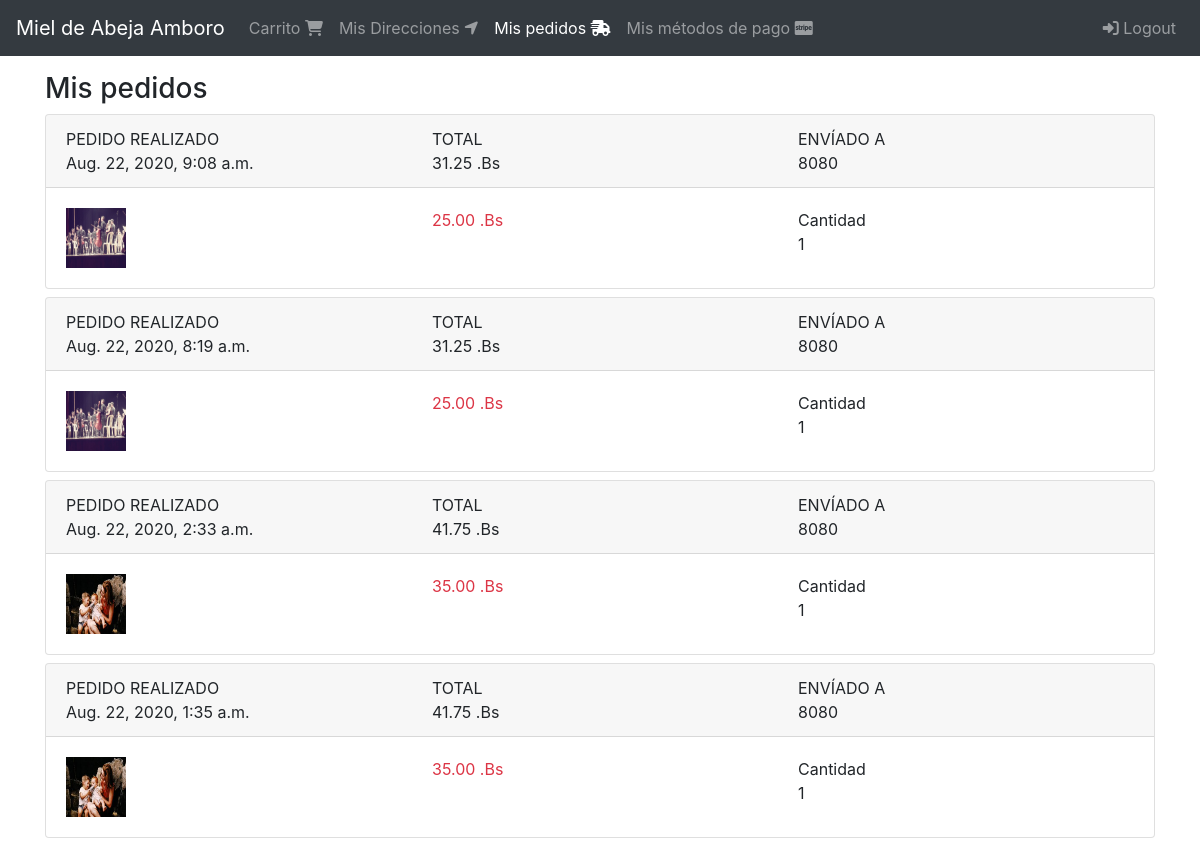
Page /orden/completados (signed in, upper part) on the earlier database version.
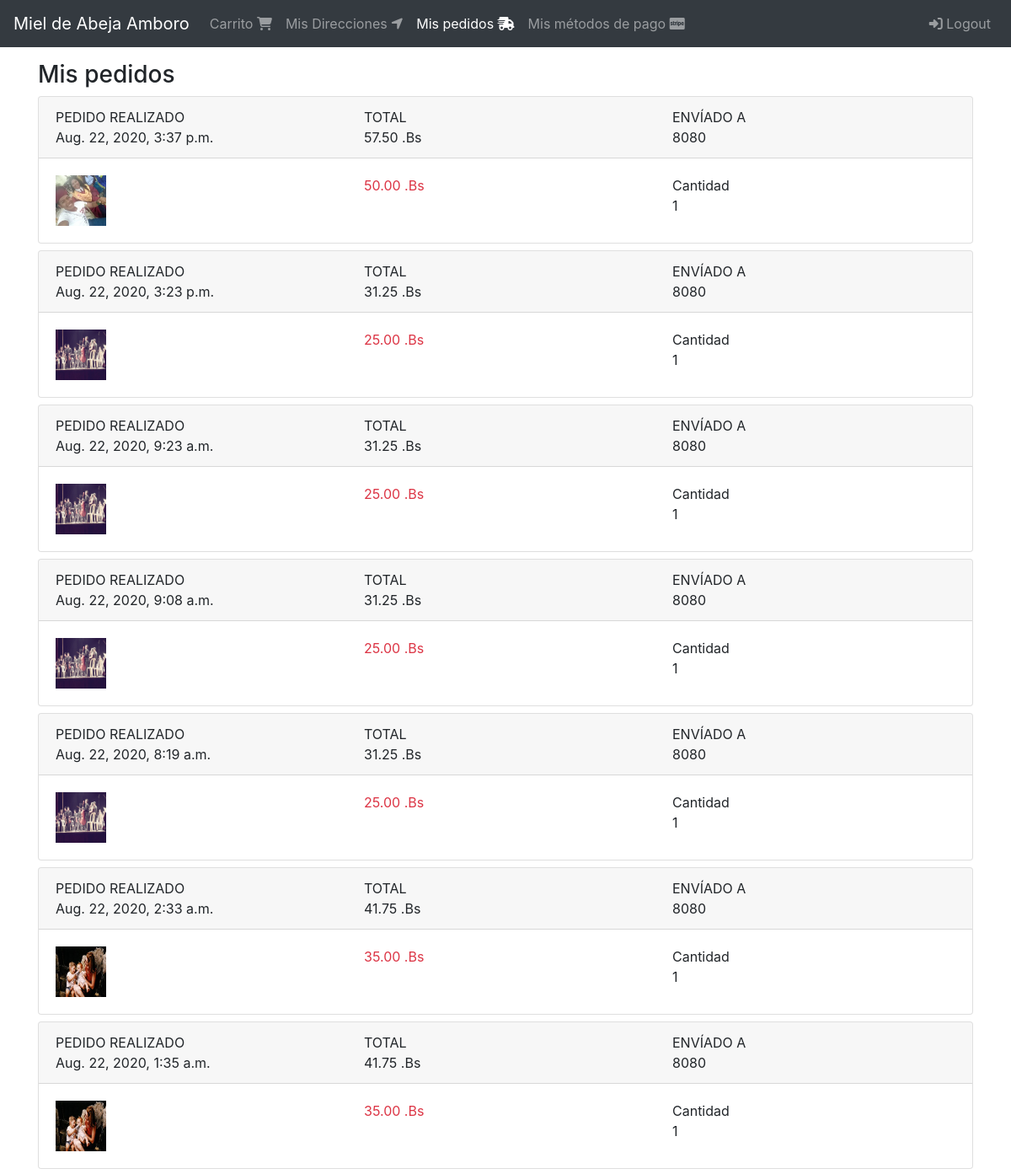
Same page on the later database version.
### orders/models.py (models this page shows, shortened)
class Order(models.Model):
    order_id = models.CharField(max_length=100, null=False, blank=False, unique=True)
    user = models.ForeignKey(User, on_delete=models.CASCADE)
    cart = models.ForeignKey(Cart, on_delete=models.CASCADE)
    status = models.CharField(max_length=50, choices=choices,
                                                default=OrderStatus.CREATED) #Enum
    shipping_total = models.DecimalField(default=5, max_digits=8, decimal_places=2)
    total = models.DecimalField(default=0, max_digits=8, decimal_places=2)
    created_at = models.DateTimeField(auto_now_add=True)
    shipping_address = models.ForeignKey(ShippingAddress,
                                        null=True, blank=True,
                                        on_delete=models.CASCADE)
    billing_profile = models.ForeignKey(BillingProfile, null=True, blank=True,
                                        on_delete=models.CASCADE)

### shipping_addresses/models.py (models this page shows, shortened)
class ShippingAddress(models.Model):
    user = models.ForeignKey(User, null=False, blank=False, on_delete=models.CASCADE)
    line1 = models.CharField(max_length=200)
    line2 = models.CharField(max_length=200, blank=True)
    city = models.CharField(max_length=100)
    state = models.CharField(max_length=100)
    country = models.CharField(max_length=50)
    reference = models.CharField(max_length=300)
    postal_code = models.CharField(max_length=10, null=False, blank=False) #zip
    default = models.BooleanField(default=False)
    created_at = models.DateTimeField(auto_now_add=True)
    def __str__(self):
        return self.postal_code

### carts/models.py (models this page shows, shortened)
class CartProducts(models.Model):
    cart = models.ForeignKey(Cart, on_delete=models.CASCADE)
    product = models.ForeignKey(Product, on_delete=models.CASCADE)
    quantity = models.IntegerField(default=1)
    created_at = models.DateTimeField(auto_now_add=True)
    objects = CartProductsManager()

### products/models.py (models this page shows, shortened)
class Product(models.Model):
    tittle =models.CharField(max_length=50)
    description=models.TextField()
    price=models.DecimalField(max_digits=8, decimal_places=2, default=0.0)
    slug=models.SlugField(null=False, blank=False, unique=True)
    image=models.ImageField(upload_to='products/',null=False, blank=False)
    created_at=models.DateTimeField(auto_now_add=True)

### orders/views.py (the view)
# urls.py: path('completados', views.OrderListView.as_view(), name='completeds')
class OrderListView(LoginRequiredMixin, ListView):
    login_url = 'login'
    template_name = 'orders/orders.html'
    def get_queryset(self):
        return self.request.user.orders_completed()

### carts/models.py (called while the page is built)
    def products_related(self):
        return self.cartproducts_set.select_related('product')

### products/templatetags/product_extras.py (called while the page is built)
@register.filter
def price_format(value):
    return '{0:2} .Bs '.format(value)

### users/models.py (called while the page is built)
    def orders_completed(self):
        return self.order_set.filter(status=OrderStatus.COMPLETED).order_by('-id')

### orders/templates/orders/orders.html
{% extends 'base.html' %}
{% block content %}
  <div class="col">
    <div class="h3">
      Mis pedidos
    </div>
    <div class="">
      {% for order in object_list %}
        {% include 'orders/snippets/order.html' %}
      {% endfor %}
    </div>
  </div>
{% endblock %}

### templates/base.html (shortened to what this page needs)
{% load static %}
<!DOCTYPE html>
<html lang="en" dir="ltr">
  <head>
    <link rel="stylesheet" href="https://stackpath.bootstrapcdn.com/bootstrap/4.3.1/css/bootstrap.min.css">
  </head>
  <body>
    {% include 'navbar.html' %}
    <div class="container">
      <div class="row mt-3">
        {% block content %}
        {% endblock %}
      </div>
    </div>
  </body>
</html>

### templates/navbar.html (shortened to what this page needs)
  {% url 'carts:cart' as cart %}
  {% url 'shipping_addresses:shipping_addresses' as shipping_addresses %}
  {% url 'orders:completeds' as completeds %}
  {% url 'billing_profiles:billing_profiles' as billing_profiles %}
  <nav class="navbar navbar-expand-md bg-dark navbar-dark">
    <a href="{% url 'index' %}"class="navbar-brand">Miel de Abeja Amboro</a>
    <div id="navb"class="navbar-collapse collapse hide">
      <ul class='navbar-nav'>
        <li class= "nav-item {% if request.path == cart  %}active{%endif%}">
          <a class="nav-link" href="{{ cart }}">
            Carrito <span class="fas fa-shopping-cart"></span>
          </a>
        </li>
        {% if user.is_authenticated %}
          <li class= "nav-item {% if request.path == shipping_addresses  %}active{%endif%}">
            <a class="nav-link" href="{{ shipping_addresses }}">
              Mis Direcciones <span class="fas fa-location-arrow"></span>
            </a>
          </li>
          <li class= "nav-item {% if request.path == completeds  %}active{%endif%}">
            <a class="nav-link" href="{{ completeds }}">
              Mis pedidos <span class="fas fa-shipping-fast"></span>
            </a>
          </li>
          <li class="nav-item {% if request.path == billing_profiles %}active{% endif %}">
            <a class="nav-link" href="{{ billing_profiles }}">
              Mis métodos de pago <span class="fab fa-cc-stripe"></span>
            </a>
          </li>
        {% endif %}
      </ul>
      <ul class="nav navbar-nav ml-auto">
        {%if user.is_authenticated%}
        <li class="navbar-item">
          <a href="{% url 'logout' %}"class="nav-link">
            <span class="fas fa-sign-in-alt"></span>
            Logout</a>
        </li>
        {%endif%}
      </ul>
    </div>
  </nav>

### orders/templates/orders/snippets/order.html (shortened to what this page needs)
{% load product_extras %}
<div class="card mb-2">
  <div class="card-header">
    <div class="row">
      <div class="col-4">
        <div class="text-uppercase">
          Pedido realizado
        </div>
        <div class="">
          {{ order.created_at }}
        </div>
      </div>
      <div class="col-4">
        <div class="text-uppercase">
          Total
        </div>
        <div class="">
          {{ order.total | price_format }}
        </div>
      </div>
      <div class="col-4">
        <div class="text-uppercase">
          Envíado a
        </div>
        <div class="">
          {{ order.shipping_address }}
        </div>
      </div>
    </div>
  </div>
  <div class="card-body">
    {% for cp in order.cart.products_related %}
      {% with product=cp.product %}
        <div class="row">
          <div class="col-4">
            {% if product.image %}
              <img src="{{ product.image.url }}" alt="" width="60" height="60">
            {% endif %}
          </div>
          <div class="col-4">
            <div class="text-danger">
              {{ product.price | price_format }}
            </div>
          </div>
          <div class="col-4">
            <div class="">
              Cantidad
            </div>
            <div class="">
              {{ cp.quantity }}
            </div>
          </div>
        </div>
      {% endwith %}
    {% endfor %}
  </div>
</div>

Differences in the rows shown:
added Order: created_at "Aug. 22, 2020, 3:37 p.m.", total "57.50 .Bs", shipping_address "8080"
added CartProducts: product.image (picture), product.price "50.00 .Bs", quantity "1", shown under "Aug. 22, 2020, 3:37 p.m."
added Order: created_at "Aug. 22, 2020, 3:23 p.m.", total "31.25 .Bs", shipping_address "8080"
added CartProducts: product.image (picture), product.price "25.00 .Bs", quantity "1", shown under "Aug. 22, 2020, 3:23 p.m."
now on this page (row edited): Order: created_at "Aug. 22, 2020, 9:23 a.m.", total "31.25 .Bs", shipping_address "8080"
added CartProducts: product.image (picture), product.price "25.00 .Bs", quantity "1", shown under "Aug. 22, 2020, 9:23 a.m."
